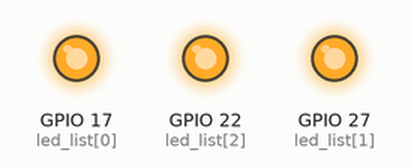
This program was run on a simulated Raspberry Pi (BCM pin numbers). Shown: output pins drawn as LEDs (lit = HIGH). At 3.0 s the program stops and its outputs stay as they are.

Above: at 0.1 s.
At 3.1 s:
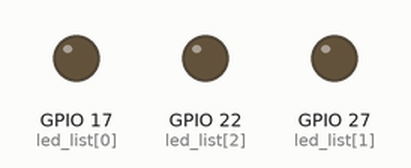
Timing chart, 0 to 4.5 s (numbered marks = the images above):
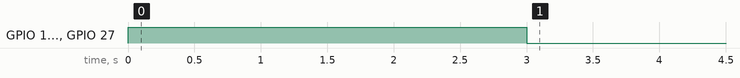

The program:

led_list1.py
```python
#!/usr/bin/env python3
# -*- coding: utf-8 -*-
from gpiozero import LED
from time import sleep

LED_R_PIN = 17  # Red
LED_Y_PIN = 27  # Yellow
LED_G_PIN = 22  # Green
WAIT_TIME = 3

led_list = [
    LED(LED_R_PIN),
    LED(LED_Y_PIN),
    LED(LED_G_PIN)
]
led_list[0].on()
led_list[1].on()
led_list[2].on()
sleep(WAIT_TIME)
led_list[0].off()
led_list[1].off()
led_list[2].off()
```

Measured:
- by itself, GPIO 17 (led_list[0]), GPIO 22 (led_list[2]), GPIO 27 (led_list[1]): LOW → HIGH at 0.00 s, → LOW 3.0 s later
